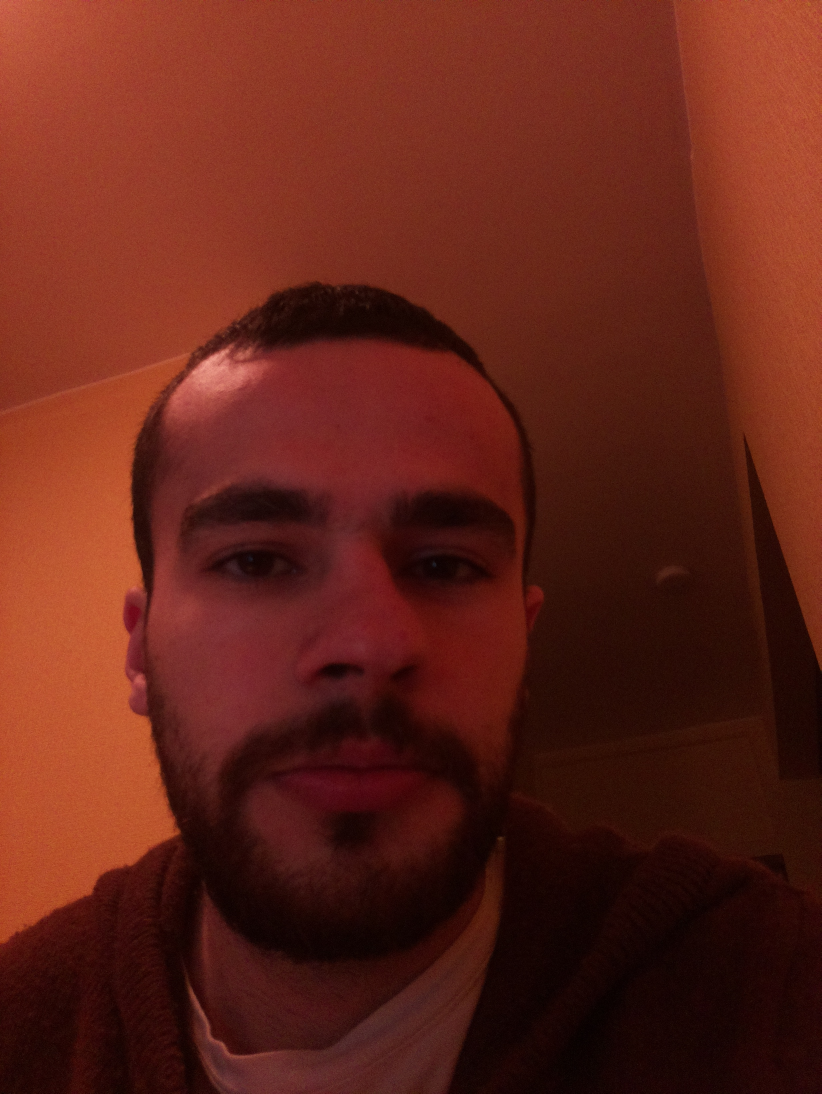
#> input picture codes/Final Codes/Raspberry/images/orig.jpg, 2464 x 3280 px (shown at 1/3 size)
$ python previewer.py
#> lines starting #> are read from the running program, lines starting #| are printed output that depends on the picture
# [7 lines of commented-out code are left out]

import cv2
import numpy as np

orig=cv2.imread('../images/orig.jpg')
#> orig is the input picture: shape (3280, 2464, 3); mean B, G, R 24.4, 36, 98
orig = orig[1:3279 , 108:2356]
#> orig: shape (3278, 2248, 3)
crop=cv2.imread('../images/crop.jpg')
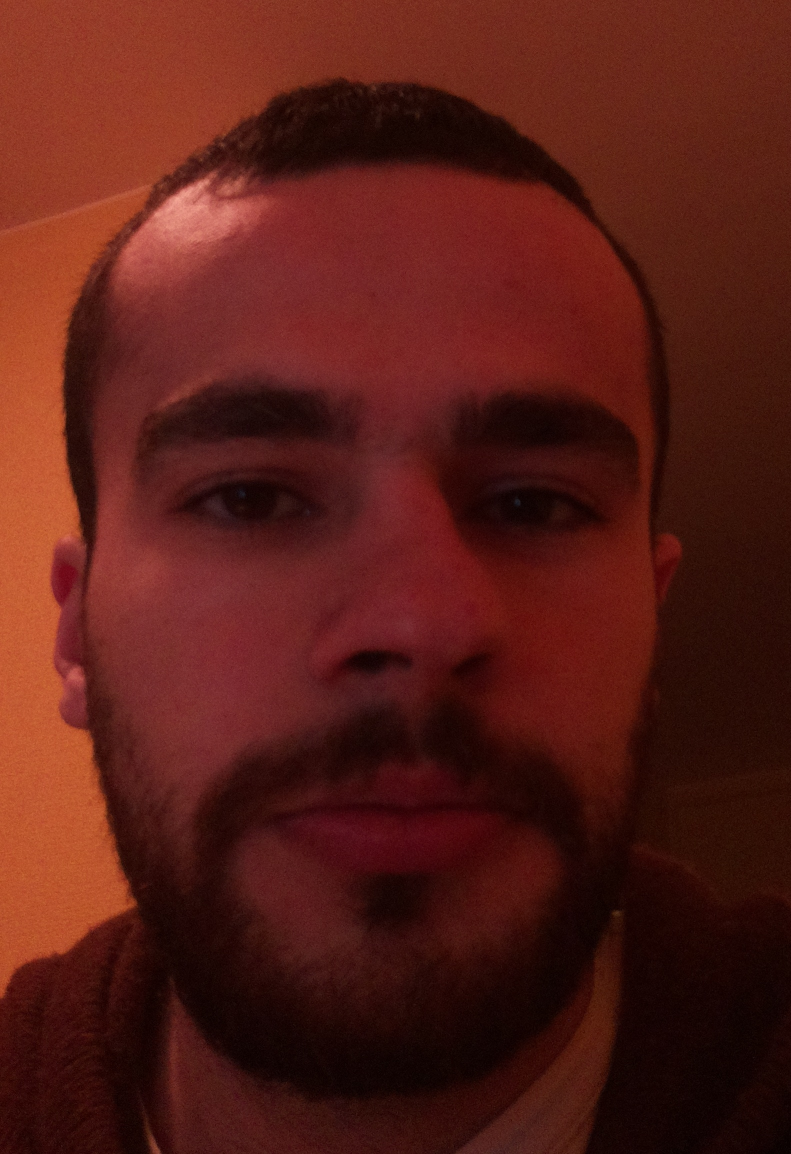
#> input picture codes/Final Codes/Raspberry/images/crop.jpg, 1582 x 2308 px (shown at 1/2 size)
#> crop is the input picture: shape (2308, 1582, 3); mean B, G, R 22, 29.5, 87.3
edge=cv2.imread('../images/edge.jpg')
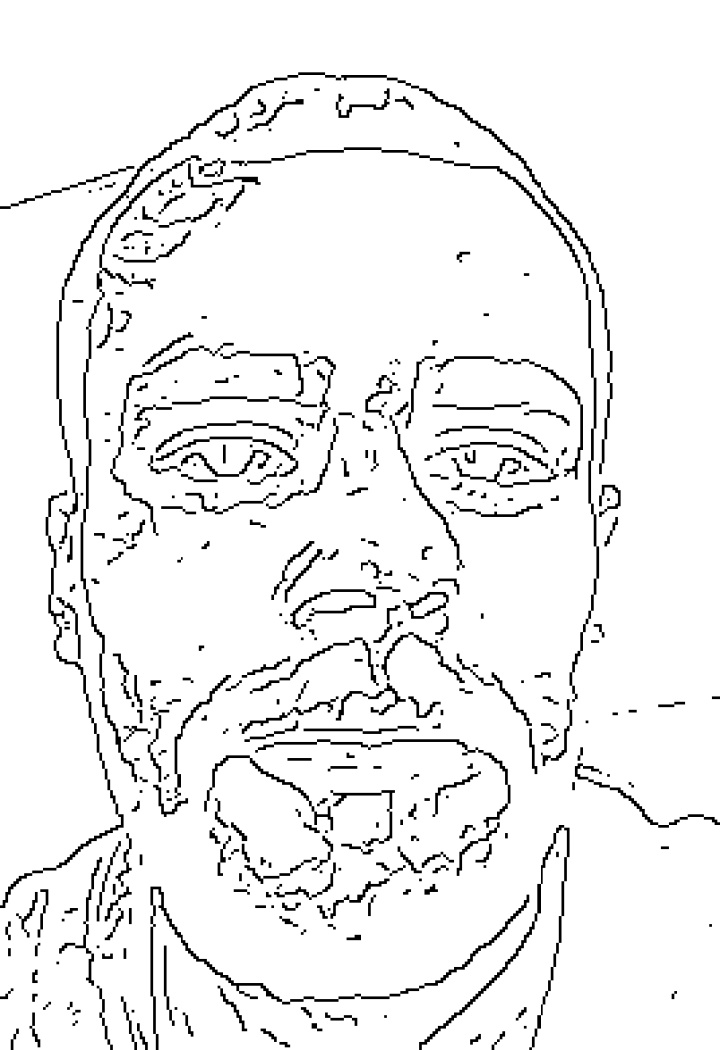
#> input picture codes/Final Codes/Raspberry/images/edge.jpg, 720 x 1050 px
#> edge is the input picture: shape (1050, 720, 3); min 0, max 255, mean 239.2
fotoxy=cv2.imread('../images/fotoxy.jpg')
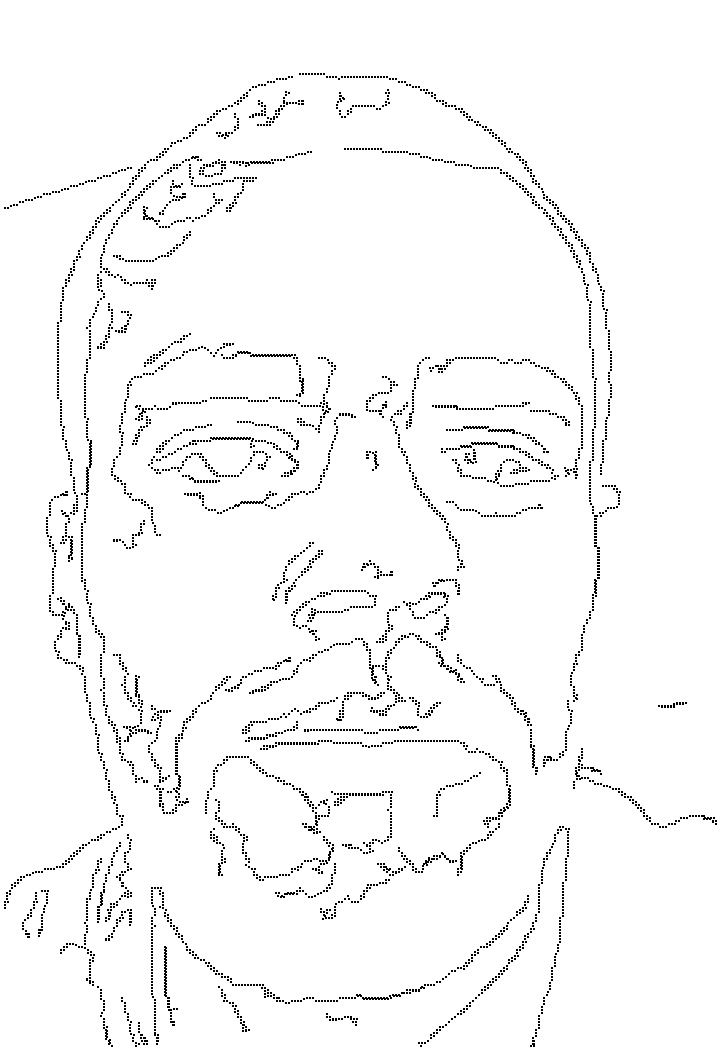
#> input picture codes/Final Codes/Raspberry/images/fotoxy.jpg, 720 x 1050 px
#> fotoxy is the input picture: shape (1050, 720, 3); min 0, max 255, mean 247.3

width = int(720/2.8)
height = int(1050/2.8)
dim = (width, height)
crop = cv2.resize(crop, dim, interpolation = cv2.INTER_AREA)
#> crop: shape (375, 257, 3)
edge = cv2.resize(edge, dim, interpolation = cv2.INTER_AREA)
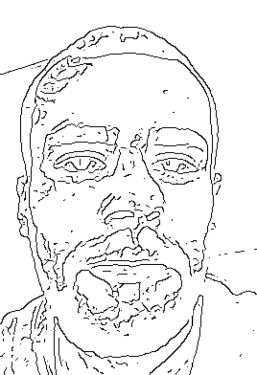
#> edge: shape (375, 257, 3); min 0, max 255, mean 239.2
orig = cv2.resize(orig, dim, interpolation = cv2.INTER_AREA)
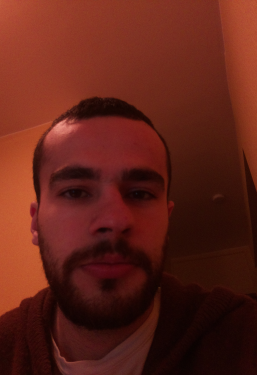
#> orig: shape (375, 257, 3); mean B, G, R 23.7, 34.4, 94.9
fotoxy = cv2.resize(fotoxy, dim, interpolation = cv2.INTER_AREA)
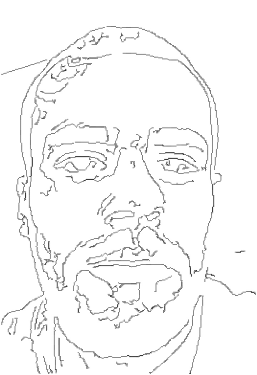
#> fotoxy: shape (375, 257, 3); min 34, max 255, mean 247.3

#concatanate image Horizontally
img_concate_Hori=np.concatenate((orig,crop,edge,fotoxy),axis=1)
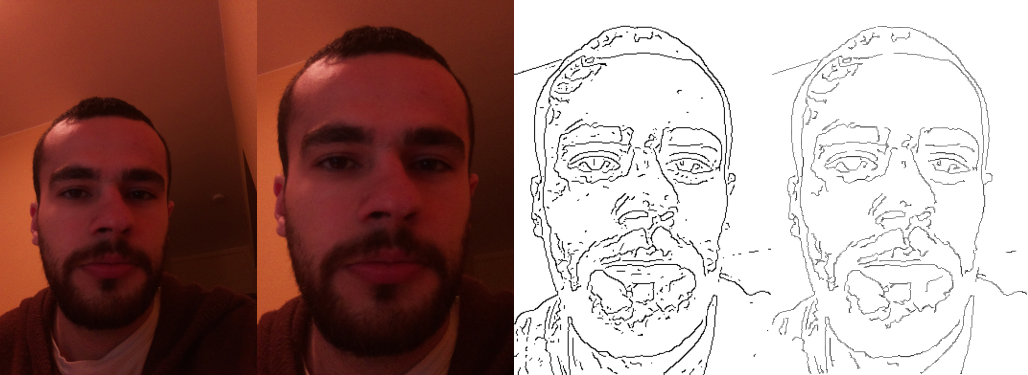
#> img_concate_Hori: shape (375, 1028, 3); mean B, G, R 133.1, 137.6, 167.2
#concatanate image Vertically
#img_concate_Verti=np.concatenate((edge,fotoxy),axis=1)
cv2.imshow('1. Original                                   2. Face detecion                                  3. Edge detection                                  4. Line conversion',img_concate_Hori)
#cv2.imshow('concatenated_Verti',img_concate_Verti)
cv2.waitKey(30000)
cv2.destroyAllWindows()
